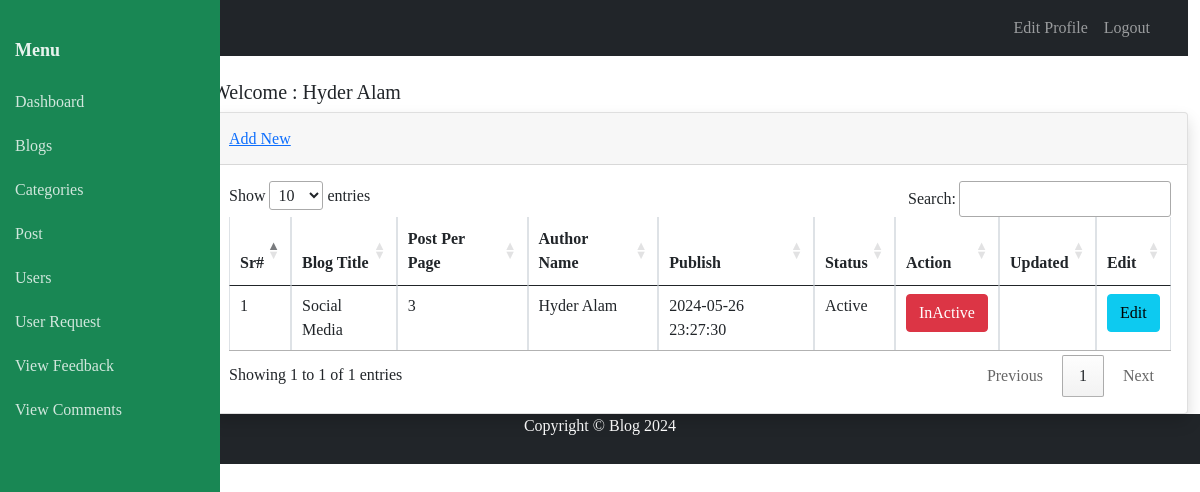
The app's page /admin/blog.php (signed in) with its own data.
### tables this page shows
CREATE TABLE `blog` (
  `blog_id` int(11) NOT NULL AUTO_INCREMENT,
  `user_id` int(11) DEFAULT NULL,
  `blog_title` varchar(200) DEFAULT NULL,
  `post_per_page` int(11) DEFAULT NULL,
  `blog_background_image` text DEFAULT NULL,
  `blog_image_path` text DEFAULT NULL,
  `blog_status` enum('Active','InActive') DEFAULT NULL,
  `created_at` timestamp NOT NULL DEFAULT current_timestamp(),
  `updated_at` timestamp NULL DEFAULT NULL,
  PRIMARY KEY (`blog_id`),
  KEY `user_id` (`user_id`),
  CONSTRAINT `blog_ibfk_1` FOREIGN KEY (`user_id`) REFERENCES `user` (`user_id`) ON DELETE CASCADE ON UPDATE CASCADE
);

CREATE TABLE `user` (
  `user_id` int(11) NOT NULL AUTO_INCREMENT,
  `role_id` int(11) DEFAULT NULL,
  `first_name` varchar(50) NOT NULL,
  `last_name` varchar(50) NOT NULL,
  `email` varchar(50) DEFAULT NULL,
  `password` text NOT NULL,
  `gender` enum('Male','Female') DEFAULT NULL,
  `date_of_birth` date DEFAULT NULL,
  `user_image` text DEFAULT NULL,
  `user_image_path` text DEFAULT NULL,
  `address` text DEFAULT NULL,
  `is_approved` enum('Pending','Approved','Rejected') DEFAULT 'Pending',
  `is_active` enum('Active','InActive') DEFAULT NULL,
  `created_at` timestamp NOT NULL DEFAULT current_timestamp(),
  `updated_at` timestamp NULL DEFAULT NULL,
  PRIMARY KEY (`user_id`),
  KEY `role_id` (`role_id`),
  CONSTRAINT `user_ibfk_1` FOREIGN KEY (`role_id`) REFERENCES `role` (`role_id`) ON DELETE CASCADE ON UPDATE CASCADE
);

### require/functions.php (called while the page is built, shortened)
<?php
$localhost ="localhost";
$username  ="root";
$password  ="";
$database  ="21442_hyder_alam";
$connection=mysqli_connect($localhost,$username,$password,$database);
	function excecute_query($query){
		global $connection;
		$sql=$query;
		$result=mysqli_query($connection,$sql) or die("<p style='color: red;'><b>Error Message: </b>".mysqli_connect_error()."</p>");
		return $result;
	}
?>

### admin/blog.php (the view, shortened to what this page needs)
<?php include("require/header_sidebar.php");
require('../require/functions.php');
?>
<link rel="stylesheet" href="https://cdn.datatables.net/1.11.5/css/jquery.dataTables.css">
 <div class="col-lg-10" onload="show_blogs()" id="show_blogs" >
            <h5 class="text-gray-800">Welcome : <?php echo $_SESSION['user']['first_name']." ".$_SESSION['user']['last_name'] ; ?> </h5>
            <div class="card shadow" >
             <div class="card-header d-flex justify-content-between">
                <div>
                        <a href="add_blog.php">
                            <h6 class="font-weight-bold text-primary mt-2">Add New</h6>
                        </a>
                </div>
                </div>
                <div class="card-body">
                    <div class="table-responsive">
                        <table class="table table-bordered " id="table_id" width="100%" cellspacing="0">
                            <thead>
                            <tr>
                                <th>Sr# </th>
                                <th>Blog Title</th>
                                <th>Post Per Page</th>
                                <th>Author Name</th>
                                <th>Publish</th>
                                <th>Status</th>
                                <th>Action</th>
                                <th>Updated</th>
                                <th>Edit</th>
                            </tr>
                            </thead>
                            <tbody>
                                    <?php $query="SELECT blog.updated_at , blog.blog_title, user.user_id, blog.blog_id, user.first_name, user.last_name ,blog.post_per_page, blog.created_at , blog.blog_status FROM user,blog WHERE user.user_id = blog.user_id AND blog.user_id = '".$_SESSION['user']['user_id']."'
                                        ORDER BY blog.blog_id DESC   ";
                                    $result=excecute_query($query);
                                    if ($result->num_rows > 0) {
                                        $counter=1;
                                        while ($rows=mysqli_fetch_assoc($result)) {
                                    ?>
                                <tr>
                                <td><?= $counter++ ?></td>
                                <td><?= $rows['blog_title'] ?></td>
                                <td><?= $rows['post_per_page'] ?></td>
                                <td><?= $rows['first_name']." ".$rows['last_name'] ?></td>
                                <td><?= $rows['created_at'] ?></td>
                                <td><?=$rows['blog_status']?></td>
                                <td>
                                <?php if ($rows['blog_status'] == 'InActive') { ?>
                                <button type="button" class="btn btn-success" onclick="active_blog(<?= $rows['blog_id']; ?>)">Active</button>
                                <?php } else{ ?>
                                    <button type="button" class="btn btn-danger" onclick="inactive_blog(<?= $rows['blog_id']; ?>)" >InActive</button></td>
                               <?php } ?>
                                <td><?= $rows['updated_at']?> </td>
                                <td>
                                <button type="button" class="btn btn-info" onclick="edit_blog(<?= $rows['blog_id']?>)">Edit </button>
                                </td>
                                </tr>
                                <?php }} ?>
                            </tbody>
                        </table>
                    </div>
                </div>
            </div>
        </div>
<?php include("require/footer.php")?>

### admin/require/header_sidebar.php (style rules this page uses)
body { font-family: 'PT Serif', serif; }

### records on screen
blog: blog_title "Social Media", post_per_page "3", user.first_name "Hyder", user.last_name "Alam", created_at "2024-05-26 23:27:30", blog_status "Active"

### other values on screen
$_SESSION['user']['first_name'] "Hyder"
$_SESSION['user']['last_name'] "Alam"
